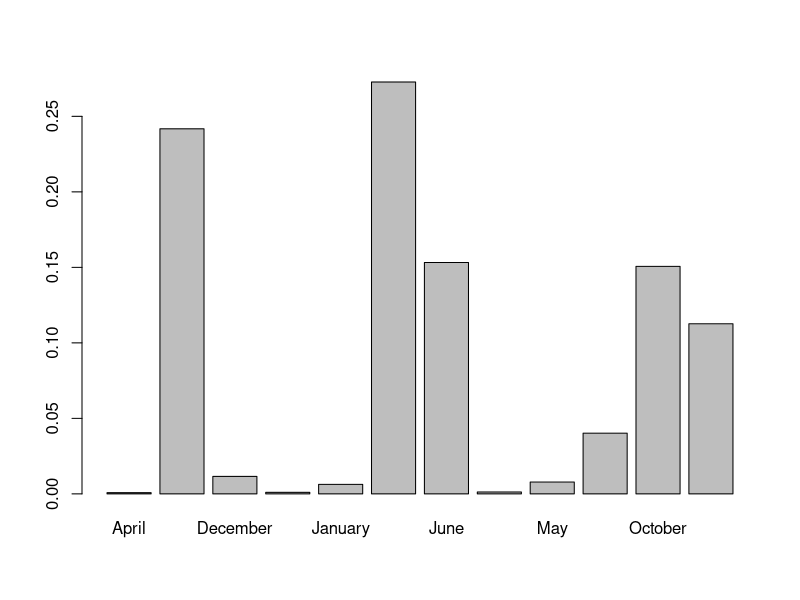
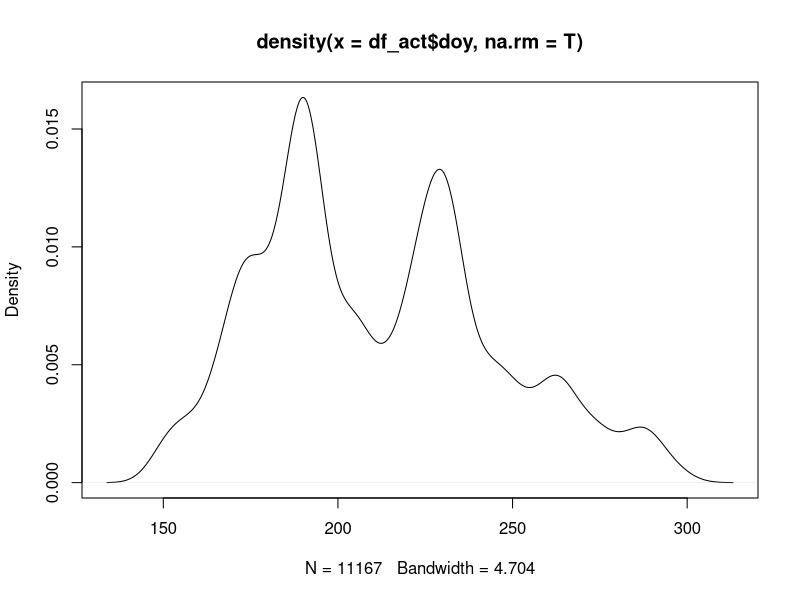
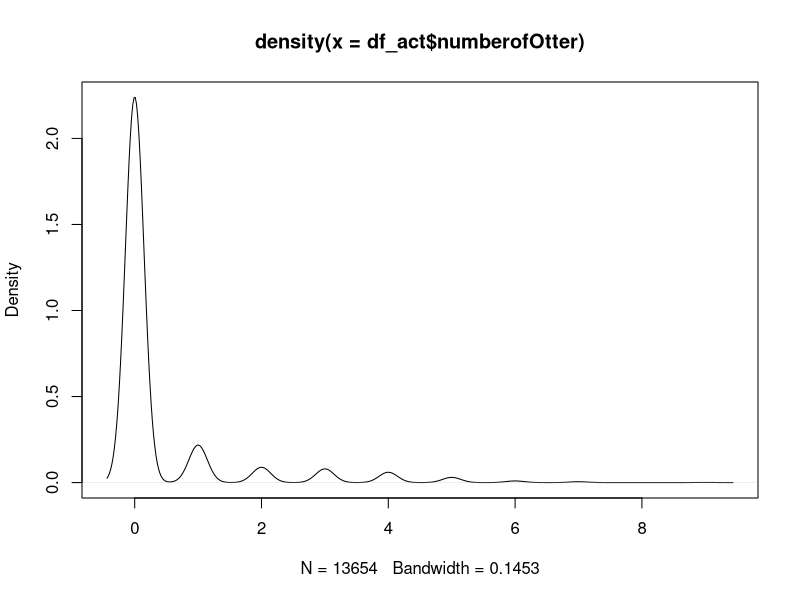
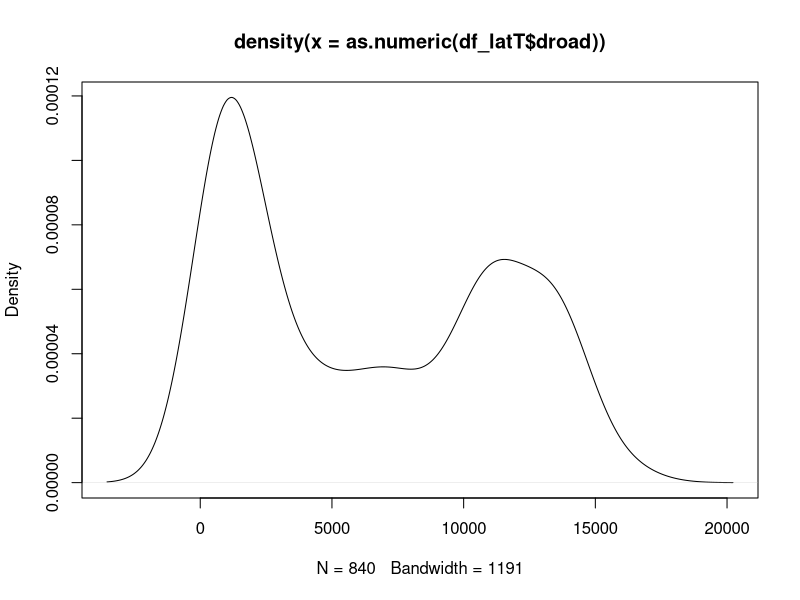

The R script that drew these images, in order: (Note: this script raises an error after producing the figures.)
# The purpose of this file is import and examine otter activity data from Terra Nova National Park (TNNP) and the Glovertown Newfoundland area.  Data provided by David Cote, 2024-09-23, from Chelsey Lawrence's thesis.

# see notes from 2024-09-20 (notebook) for questions

# Set up a project - see the below link for directions.
#https://happygitwithr.com/rstudio-git-github.html

# But basically:
# 1.	Set up a Git repo on GitHub.
# 2.	Create the project in R - New Project - VErsion Control - Git
# 3. type "git add -A" in the terminal
# 4.	Create a bunch of directories automatically (see below)
# 5. Copy git -ignore file

#Create a "name_dat.R" file
#put this file in the folder with the project and create the following subfolders
if(!dir.exists("archive"))dir.create("archive")
if(!dir.exists("data"))dir.create("data")
if(!dir.exists("data_derived"))dir.create("data_derived")
if(!dir.exists("figs"))dir.create("figs") #for publication quality only
if(!dir.exists("output"))dir.create("output") # for tables and figures
if(!dir.exists("ms"))dir.create("ms") # manuscript
if(!dir.exists("report"))dir.create("report") #for rmd report
if(!dir.exists("refs"))dir.create("refs") #for rmd report


# Start----
#libraries
#library(readr)
library(readxl)
library(lubridate)
library(magrittr)
# library(dplyr)
#library(tidyr)
# library(ggplot2)
# library(plotly)
# library(purrr)
# library(magrittr)

options(dplyr.print_max = 1e9)

# Source files and objects
#source("simpleLRP_FUN.R")


# Data ----

## camera activity data----
## 
df_act <- read_excel("data/camera_activity_5-11-2014.xlsx")
str(df_act)

# most of the data are date/time/site; the rest is temp and otters

unique(df_act$season) # not sure if this needs to be changed
# deployment_date and retrieval date are in a terrible format and don't quite match with date.  There is also a doy, day of study, month, timeofday (h:mm:ss) time.of.day (? PosicX??), hour, year, day.night.
# hours and days seem to be how long the camera was out

unique(df_act$year) # 2012, 2013, 2014

# site has a number and name
unique(df_act$site_name)
df_act$site_name <- as.factor(df_act$site_name)

summary(df_act)

unique(df_act$month)


df_act$month[df_act$month == "Feburary"] <- "February"

unique(df_act$month)
barplot(prop.table(table(df_act$month)))
# probably want to order this by Month so change with lubridate I think- 

# no records of doy or day of study from 11169 onwards 
plot(density(df_act$doy, na.rm = T))
df_act[is.na(df_act$doy), 10]

# temperature appears to be in F and C


# Otters are detected and number
plot(density(df_act$numberofOtter))


## latrine distributions ----
### See ReadMe for explanation - had to pivot from wide to long
### see Lawrence thesis, Table 2.1 for metadata
df_lat <- read_excel("data/latrine_distributions_29-7-2014.xlsx", sheet = "original")
df_lat <- df_lat[-9, ] # remove blank row

# change from wide to long format
df_latT <- setNames(as.data.frame(t(df_lat[-1])), df_lat[[1]]) |> tibble::rownames_to_column(var = "site.name")
head(df_latT)
str(df_latT)

# change data types
unique(df_latT$site.name)
unique(df_latT$latrine.present)
unique(df_latT$site.location)
plot(density(as.numeric(df_latT$droad)))


library(dplyr)
df_latT <- df_latT %>%
  mutate_at(c("droad", "dcabin", "treeheight", "dlogging", "dstreammouth", "dfreshwater", "dforagearea"), as.numeric) 

df_latT$site.location <- as.factor(df_latT$site.location)

df_latT <- df_latT |>
  mutate(lat.pres = if_else(latrine.present == "Y", 1, 0))
str(df_latT)
View(df_latT)

# make data for plotting violin plots
df_latPlot <- pivot_longer(df_latT[c(2:3, 5:7, 9:11)], cols = c(1:6))
str(df_latPlot)
head(df_latPlot)
df_latPlot$latrine.present <- factor(df_latPlot$latrine.present)
df_latPlot$name <- factor(df_latPlot$name)




## camera functioning ----
### gives camera and dates deployed with number days out and days captured which I think is how many days of data.  NA means a "camera not set up" but in some cases, its blank.  Card filled seems to happen when days_capture << days_out.  But camera malfuction can also cause this problem - see Cote about this.
# "camera didn’t trigger after" - not sure what this means?

# should filter out records based on camera malfunction and otehr criteria?
# do we need to extract date or is this in df_act?
df_cam <- read_excel("data/Camera_functioning.xlsx")
str(df_cam)
#View(df_cam)
unique(df_cam$year)
df_cam$days_out <- as.numeric(df_cam$days_out)
summary(df_cam$days_out)




# set up some binary data
Pres <- c(rep(1, 40), rep(0, 40))
rnor <- function(x) rnorm(1, mean = ifelse(x == 1, 12.5, 7.5), sd = 2)
ExpVar <- sapply(Pres, rnor)

# linear model with binary data...
lm(Pres ~ ExpVar)